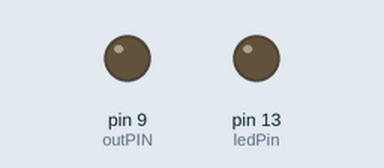
Simulated run of this sketch. Board: Arduino Uno, built with avr-gcc and run on an emulated ATmega328P. Shown: output pins drawn as LEDs (lit = HIGH).

Above: at 1.0 s.
At 7.0 s:
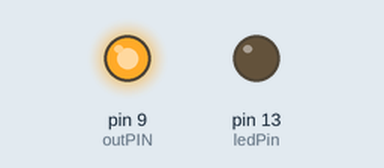
Timing chart, 0 to 9.2 s (numbered marks = the images above):
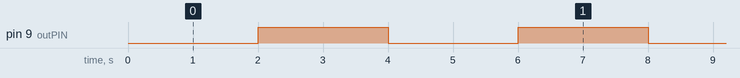

The sketch:

Blink.ino
```cpp
/*
  Blink
  Turns an LED on for two second, then off for two second, repeatedly.
*/

//Constants
const int ledPin =  LED_BUILTIN;
const int outPIN = 9;
const int interruptPIN = 0;
const long intervalMs = 2000;
const unsigned long longMax = 4294967295;

//Variables
int state = LOW;
unsigned long prevMs = 0;
unsigned long timeValue = 0;

// the setup function runs once when you press reset or power the board
void setup() {
  // initialize digital pin LED_BUILTIN as an output.
  Serial.begin(9600);
  pinMode(ledPin, OUTPUT);
  pinMode(outPIN, OUTPUT);
  pinMode(interruptPIN, INPUT_PULLUP);
  attachInterrupt(digitalPinToInterrupt(interruptPIN),interruptBlink, CHANGE);

}

// the loop function runs over and over again forever
void loop() {
  //When millis () turns 0 after 50 days, the remaining interval is 4294967295-previousMillis+millis()
  if (millis() >= prevMs)
    timeValue = millis()-prevMs;
  else
    timeValue = longMax - prevMs + millis();

  if(timeValue >= intervalMs){
    prevMs = millis();
    state = !state;
    digitalWrite(outPIN, state);
  }
}

// interruption function
void interruptBlink(){
  digitalWrite(ledPin, state);

  //Print time and state to monitor the led state
  Serial.print(millis()/1000);
  if(state)
    Serial.println("s -> LED ON");
  else
    Serial.println("s -> LED OFF");
}
```

Measured:
- by itself, pin 9 (outPIN): alternates HIGH for 2.0 s and LOW for 2.0 s
